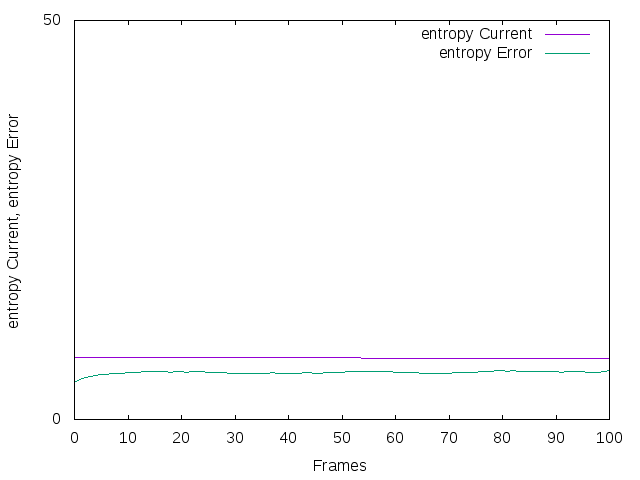

Here is the gnuplot script that generated this plot:
# We consider that we have a file, named stats_entropy.txt,
# in which, on each line we have three values
# frameNumber MSE PSNR
#
#This file, passed as parameter to gnuplot :
# gnuplot entropy.gnuplot
# will save the curves of the entropy Current against time, and entropy Error against time
# to the file out.png

set terminal png
set output "entropy.png"

set xlabel "Frames"
set ylabel "entropy Current, entropy Error"
#set xrange [0:110]
#set yrange [0: 700]
set xtics 10
set ytics 50
set style line 1 lw 5
set style line 2 lw 5
plot 'stats_entropy.txt' using 1:2 with lines title 'entropy Current', 'stats_entropy.txt' using 1:3 with lines title 'entropy Error'
